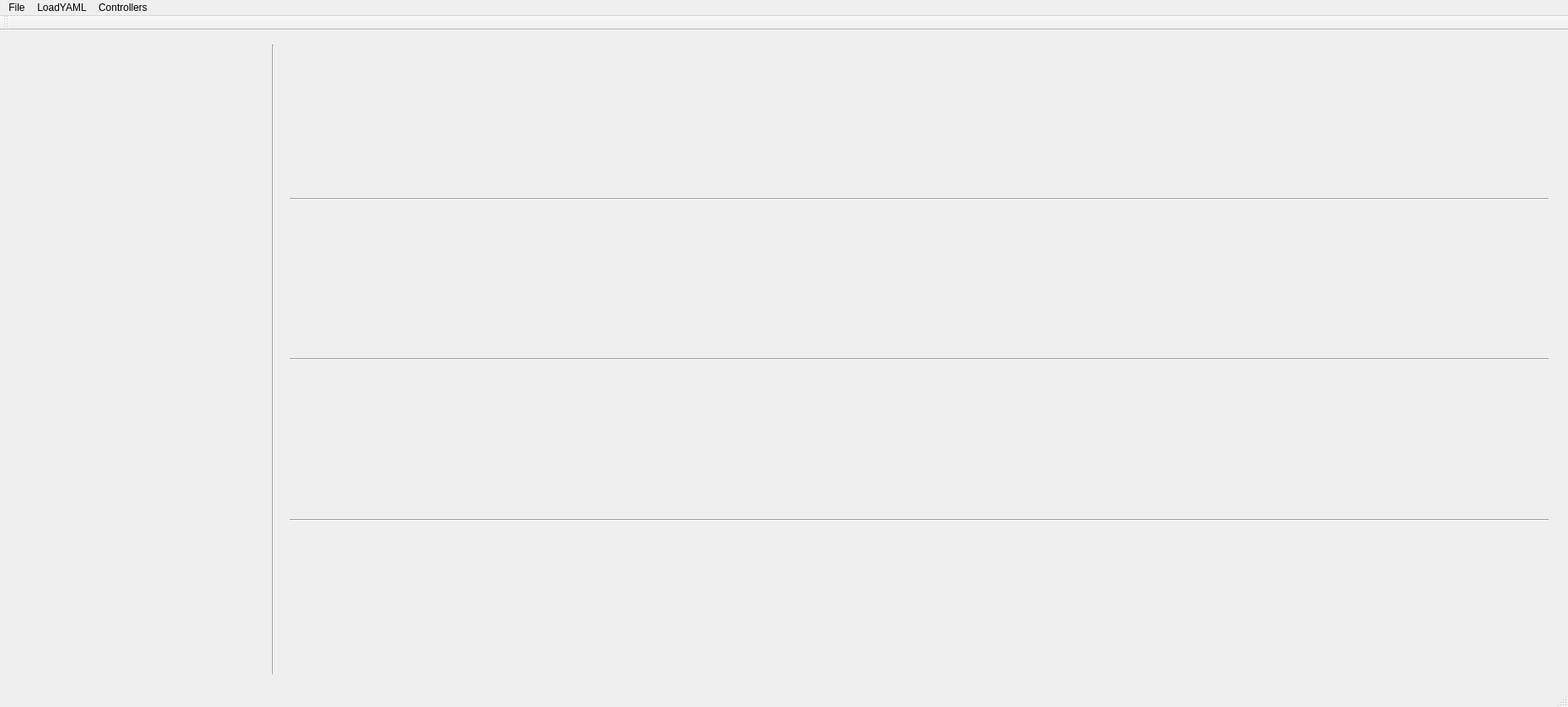
<?xml version="1.0" encoding="UTF-8"?>
<ui version="4.0">
 <class>MainWindow</class>
 <widget class="QMainWindow" name="MainWindow">
  <property name="geometry">
   <rect>
    <x>0</x>
    <y>0</y>
    <width>1862</width>
    <height>839</height>
   </rect>
  </property>
  <property name="windowTitle">
   <string>MainWindow</string>
  </property>
  <widget class="QWidget" name="centralWidget">
   <layout class="QGridLayout" name="gridLayout">
    <item row="0" column="0">
     <layout class="QHBoxLayout" name="horizontalLayout_2">
      <property name="spacing">
       <number>6</number>
      </property>
      <property name="leftMargin">
       <number>6</number>
      </property>
      <property name="topMargin">
       <number>6</number>
      </property>
      <property name="rightMargin">
       <number>6</number>
      </property>
      <property name="bottomMargin">
       <number>6</number>
      </property>
      <item>
       <widget class="Coordinator" name="customWidget_coordinator" native="true">
        <property name="sizePolicy">
         <sizepolicy hsizetype="Minimum" vsizetype="Preferred">
          <horstretch>0</horstretch>
          <verstretch>0</verstretch>
         </sizepolicy>
        </property>
        <property name="minimumSize">
         <size>
          <width>300</width>
          <height>0</height>
         </size>
        </property>
        <property name="maximumSize">
         <size>
          <width>800</width>
          <height>16777215</height>
         </size>
        </property>
       </widget>
      </item>
      <item>
       <widget class="Line" name="coordinator_to_main_panel_vertical_line">
        <property name="orientation">
         <enum>Qt::Vertical</enum>
        </property>
       </widget>
      </item>
      <item>
       <layout class="QVBoxLayout" name="verticalLayout_2">
        <property name="spacing">
         <number>6</number>
        </property>
        <property name="leftMargin">
         <number>12</number>
        </property>
        <property name="topMargin">
         <number>0</number>
        </property>
        <property name="rightMargin">
         <number>6</number>
        </property>
        <property name="bottomMargin">
         <number>0</number>
        </property>
        <item>
         <widget class="TopBanner" name="customWidget_topBanner" native="true">
          <property name="sizePolicy">
           <sizepolicy hsizetype="Preferred" vsizetype="Minimum">
            <horstretch>0</horstretch>
            <verstretch>0</verstretch>
           </sizepolicy>
          </property>
          <property name="minimumSize">
           <size>
            <width>0</width>
            <height>0</height>
           </size>
          </property>
          <property name="maximumSize">
           <size>
            <width>16777215</width>
            <height>16777215</height>
           </size>
          </property>
         </widget>
        </item>
        <item>
         <widget class="Line" name="line_1">
          <property name="orientation">
           <enum>Qt::Horizontal</enum>
          </property>
         </widget>
        </item>
        <item>
         <widget class="ConnectStartStopBar" name="customWidget_connectStartStopBar" native="true">
          <property name="sizePolicy">
           <sizepolicy hsizetype="Preferred" vsizetype="Minimum">
            <horstretch>0</horstretch>
            <verstretch>0</verstretch>
           </sizepolicy>
          </property>
          <property name="minimumSize">
           <size>
            <width>0</width>
            <height>0</height>
           </size>
          </property>
          <property name="maximumSize">
           <size>
            <width>16777215</width>
            <height>16777215</height>
           </size>
          </property>
         </widget>
        </item>
        <item>
         <widget class="Line" name="line_2">
          <property name="orientation">
           <enum>Qt::Horizontal</enum>
          </property>
         </widget>
        </item>
        <item>
         <widget class="EnableControllerLoadYamlBar" name="customWidget_enableControllerLoadYamlBar" native="true">
          <property name="enabled">
           <bool>true</bool>
          </property>
          <property name="sizePolicy">
           <sizepolicy hsizetype="Preferred" vsizetype="Minimum">
            <horstretch>0</horstretch>
            <verstretch>0</verstretch>
           </sizepolicy>
          </property>
          <property name="minimumSize">
           <size>
            <width>0</width>
            <height>0</height>
           </size>
          </property>
          <property name="maximumSize">
           <size>
            <width>16777215</width>
            <height>16777215</height>
           </size>
          </property>
         </widget>
        </item>
        <item>
         <widget class="Line" name="line_3">
          <property name="orientation">
           <enum>Qt::Horizontal</enum>
          </property>
         </widget>
        </item>
        <item>
         <widget class="ControllerTabs" name="customWidget_controller_tabs" native="true">
          <property name="sizePolicy">
           <sizepolicy hsizetype="Expanding" vsizetype="Preferred">
            <horstretch>0</horstretch>
            <verstretch>0</verstretch>
           </sizepolicy>
          </property>
         </widget>
        </item>
       </layout>
      </item>
     </layout>
    </item>
   </layout>
  </widget>
  <widget class="QMenuBar" name="menuBar">
   <property name="geometry">
    <rect>
     <x>0</x>
     <y>0</y>
     <width>1862</width>
     <height>40</height>
    </rect>
   </property>
   <widget class="QMenu" name="menuFile">
    <property name="title">
     <string>File</string>
    </property>
    <addaction name="actionShowHide_Coordinator"/>
   </widget>
   <widget class="QMenu" name="menuLoad_YAML">
    <property name="title">
     <string>LoadYAML</string>
    </property>
    <addaction name="action_LoadYAML_BatteryMonitor"/>
    <addaction name="action_LoadYAML_FlyingAgentClientConfig"/>
   </widget>
   <widget class="QMenu" name="menuControllers">
    <property name="title">
     <string>Controllers</string>
    </property>
    <addaction name="action_showHideController_default"/>
    <addaction name="action_showHideController_student"/>
    <addaction name="action_showHideController_picker"/>
    <addaction name="action_showHideController_tuning"/>
    <addaction name="action_showHideController_deepc"/>
    <addaction name="separator"/>
    <addaction name="action_testMotors"/>
   </widget>
   <addaction name="menuFile"/>
   <addaction name="menuLoad_YAML"/>
   <addaction name="menuControllers"/>
  </widget>
  <widget class="QToolBar" name="mainToolBar">
   <attribute name="toolBarArea">
    <enum>TopToolBarArea</enum>
   </attribute>
   <attribute name="toolBarBreak">
    <bool>false</bool>
   </attribute>
  </widget>
  <widget class="QStatusBar" name="statusBar"/>
  <action name="actionShowHide_Coordinator">
   <property name="text">
    <string>Hide Coordinator</string>
   </property>
  </action>
  <action name="action_LoadYAML_BatteryMonitor">
   <property name="text">
    <string>BatteryMonitor</string>
   </property>
  </action>
  <action name="action_LoadYAML_FlyingAgentClientConfig">
   <property name="text">
    <string>FlyingAgentClientConfig</string>
   </property>
  </action>
  <action name="action_showHideController_default">
   <property name="checkable">
    <bool>true</bool>
   </property>
   <property name="checked">
    <bool>true</bool>
   </property>
   <property name="enabled">
    <bool>true</bool>
   </property>
   <property name="text">
    <string>Default</string>
   </property>
  </action>
  <action name="action_showHideController_student">
   <property name="checkable">
    <bool>true</bool>
   </property>
   <property name="checked">
    <bool>true</bool>
   </property>
   <property name="text">
    <string>Student</string>
   </property>
  </action>
  <action name="action_showHideController_picker">
   <property name="checkable">
    <bool>true</bool>
   </property>
   <property name="checked">
    <bool>true</bool>
   </property>
   <property name="text">
    <string>Picker</string>
   </property>
  </action>
  <action name="action_showHideController_safe">
   <property name="checkable">
    <bool>true</bool>
   </property>
   <property name="checked">
    <bool>true</bool>
   </property>
   <property name="text">
    <string>Safe</string>
   </property>
  </action>
  <action name="action_showHideController_tuning">
   <property name="checkable">
    <bool>true</bool>
   </property>
   <property name="checked">
    <bool>true</bool>
   </property>
   <property name="text">
    <string>Tuning</string>
   </property>
  </action>
  <action name="action_showHideController_deepc">
   <property name="checkable">
    <bool>true</bool>
   </property>
   <property name="checked">
    <bool>true</bool>
   </property>
   <property name="text">
    <string>Deepc</string>
   </property>
  </action>
  <action name="action_testMotors">
   <property name="text">
    <string>TestMotors</string>
   </property>
  </action>
 </widget>
 <layoutdefault spacing="6" margin="11"/>
 <customwidgets>
  <customwidget>
   <class>TopBanner</class>
   <extends>QWidget</extends>
   <header location="global">topbanner.h</header>
   <container>1</container>
  </customwidget>
  <customwidget>
   <class>ConnectStartStopBar</class>
   <extends>QWidget</extends>
   <header location="global">connectstartstopbar.h</header>
   <container>1</container>
  </customwidget>
  <customwidget>
   <class>EnableControllerLoadYamlBar</class>
   <extends>QWidget</extends>
   <header>enablecontrollerloadyamlbar.h</header>
   <container>1</container>
  </customwidget>
  <customwidget>
   <class>ControllerTabs</class>
   <extends>QWidget</extends>
   <header>controllertabs.h</header>
   <container>1</container>
  </customwidget>
  <customwidget>
   <class>Coordinator</class>
   <extends>QWidget</extends>
   <header>coordinator.h</header>
   <container>1</container>
  </customwidget>
 </customwidgets>
 <resources/>
 <connections/>
</ui>
